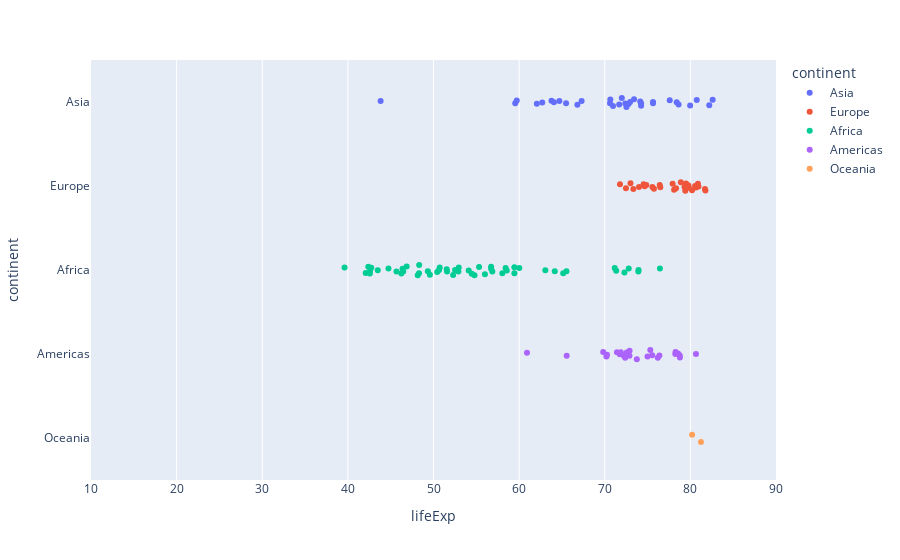

Source (notebook cell):
### Code cell
px.strip(df.query("year==2007"), x="lifeExp",y="continent", hover_name="country",color="continent", animation_frame="year",range_x=[10,90])

### Figure 1 — Plotly figure (JSON) as saved in the notebook; plotly's stock layout.template omitted (floating-point values rounded to 4 significant figures)
{"data": [{"alignmentgroup": "True", "boxpoints": "all", "fillcolor": "rgba(255,255,255,0)", "hoveron": "points", "hovertemplate": "<b>%{hovertext}</b><br><br>continent=%{y}<br>year=2007<br>lifeExp=%{x}<extra></extra>", "hovertext": ["Afghanistan", "Bahrain", "Bangladesh", "Cambodia", "China", "Hong Kong, China", "India", "Indonesia", "Iran", "Iraq", "Israel", "Japan", "Jordan", "Korea, Dem. Rep.", "Korea, Rep.", "Kuwait", "Lebanon", "Malaysia", "Mongolia", "Myanmar", "Nepal", "Oman", "Pakistan", "Philippines", "Saudi Arabia", "Singapore", "Sri Lanka", "Syria", "Taiwan", "Thailand", "Vietnam", "West Bank and Gaza", "Yemen, Rep."], "legendgroup": "Asia", "line": {"color": "rgba(255,255,255,0)"}, "marker": {"color": "#636efa"}, "name": "Asia", "offsetgroup": "Asia", "orientation": "h", "pointpos": 0, "showlegend": true, "type": "box", "x": [43.83, 75.64, 64.06, 59.72, 72.96, 82.21, 64.7, 70.65, 70.96, 59.55, 80.75, 82.6, 72.53, 67.3, 78.62, 77.59, 71.99, 74.24, 66.8, 62.07, 63.78, 75.64, 65.48, 71.69, 72.78, 79.97, 72.4, 74.14, 78.4, 70.62, 74.25, 73.42, 62.7], "x0": " ", "xaxis": "x", "y": ["Asia", "Asia", "Asia", "Asia", "Asia", "Asia", "Asia", "Asia", "Asia", "Asia", "Asia", "Asia", "Asia", "Asia", "Asia", "Asia", "Asia", "Asia", "Asia", "Asia", "Asia", "Asia", "Asia", "Asia", "Asia", "Asia", "Asia", "Asia", "Asia", "Asia", "Asia", "Asia", "Asia"], "y0": " ", "yaxis": "y"}, {"alignmentgroup": "True", "boxpoints": "all", "fillcolor": "rgba(255,255,255,0)", "hoveron": "points", "hovertemplate": "<b>%{hovertext}</b><br><br>continent=%{y}<br>year=2007<br>lifeExp=%{x}<extra></extra>", "hovertext": ["Albania", "Austria", "Belgium", "Bosnia and Herzegovina", "Bulgaria", "Croatia", "Czech Republic", "Denmark", "Finland", "France", "Germany", "Greece", "Hungary", "Iceland", "Ireland", "Italy", "Montenegro", "Netherlands", "Norway", "Poland", "Portugal", "Romania", "Serbia", "Slovak Republic", "Slovenia", "Spain", "Sweden", "Switzerland", "Turkey", "United Kingdom"], "legendgroup": "Europe", "line": {"color": "rgba(255,255,255,0)"}, "marker": {"color": "#EF553B"}, "name": "Europe", "offsetgroup": "Europe", "orientation": "h", "pointpos": 0, "showlegend": true, "type": "box", "x": [76.42, 79.83, 79.44, 74.85, 73.0, 75.75, 76.49, 78.33, 79.31, 80.66, 79.41, 79.48, 73.34, 81.76, 78.89, 80.55, 74.54, 79.76, 80.2, 75.56, 78.1, 72.48, 74.0, 74.66, 77.93, 80.94, 80.88, 81.7, 71.78, 79.42], "x0": " ", "xaxis": "x", "y": ["Europe", "Europe", "Europe", "Europe", "Europe", "Europe", "Europe", "Europe", "Europe", "Europe", "Europe", "Europe", "Europe", "Europe", "Europe", "Europe", "Europe", "Europe", "Europe", "Europe", "Europe", "Europe", "Europe", "Europe", "Europe", "Europe", "Europe", "Europe", "Europe", "Europe"], "y0": " ", "yaxis": "y"}, {"alignmentgroup": "True", "boxpoints": "all", "fillcolor": "rgba(255,255,255,0)", "hoveron": "points", "hovertemplate": "<b>%{hovertext}</b><br><br>continent=%{y}<br>year=2007<br>lifeExp=%{x}<extra></extra>", "hovertext": ["Algeria", "Angola", "Benin", "Botswana", "Burkina Faso", "Burundi", "Cameroon", "Central African Republic", "Chad", "Comoros", "Congo, Dem. Rep.", "Congo, Rep.", "Cote d'Ivoire", "Djibouti", "Egypt", "Equatorial Guinea", "Eritrea", "Ethiopia", "Gabon", "Gambia", "Ghana", "Guinea", "Guinea-Bissau", "Kenya", "Lesotho", "Liberia", "Libya", "Madagascar", "Malawi", "Mali", "Mauritania", "Mauritius", "Morocco", "Mozambique", "Namibia", "Niger", "Nigeria", "Reunion", "Rwanda", "Sao Tome and Principe", "Senegal", "Sierra Leone", "Somalia", "South Africa", "Sudan", "Swaziland", "Tanzania", "Togo", "Tunisia", "Uganda", "Zambia", "Zimbabwe"], "legendgroup": "Africa", "line": {"color": "rgba(255,255,255,0)"}, "marker": {"color": "#00cc96"}, "name": "Africa", "offsetgroup": "Africa", "orientation": "h", "pointpos": 0, "showlegend": true, "type": "box", "x": [72.3, 42.73, 56.73, 50.73, 52.3, 49.58, 50.43, 44.74, 50.65, 65.15, 46.46, 55.32, 48.33, 54.79, 71.34, 51.58, 58.04, 52.95, 56.73, 59.45, 60.02, 56.01, 46.39, 54.11, 42.59, 45.68, 73.95, 59.44, 48.3, 54.47, 64.16, 72.8, 71.16, 42.08, 52.91, 56.87, 46.86, 76.44, 46.24, 65.53, 63.06, 42.57, 48.16, 49.34, 58.56, 39.61, 52.52, 58.42, 73.92, 51.54, 42.38, 43.49], "x0": " ", "xaxis": "x", "y": ["Africa", "Africa", "Africa", "Africa", "Africa", "Africa", "Africa", "Africa", "Africa", "Africa", "Africa", "Africa", "Africa", "Africa", "Africa", "Africa", "Africa", "Africa", "Africa", "Africa", "Africa", "Africa", "Africa", "Africa", "Africa", "Africa", "Africa", "Africa", "Africa", "Africa", "Africa", "Africa", "Africa", "Africa", "Africa", "Africa", "Africa", "Africa", "Africa", "Africa", "Africa", "Africa", "Africa", "Africa", "Africa", "Africa", "Africa", "Africa", "Africa", "Africa", "Africa", "Africa"], "y0": " ", "yaxis": "y"}, {"alignmentgroup": "True", "boxpoints": "all", "fillcolor": "rgba(255,255,255,0)", "hoveron": "points", "hovertemplate": "<b>%{hovertext}</b><br><br>continent=%{y}<br>year=2007<br>lifeExp=%{x}<extra></extra>", "hovertext": ["Argentina", "Bolivia", "Brazil", "Canada", "Chile", "Colombia", "Costa Rica", "Cuba", "Dominican Republic", "Ecuador", "El Salvador", "Guatemala", "Haiti", "Honduras", "Jamaica", "Mexico", "Nicaragua", "Panama", "Paraguay", "Peru", "Puerto Rico", "Trinidad and Tobago", "United States", "Uruguay", "Venezuela"], "legendgroup": "Americas", "line": {"color": "rgba(255,255,255,0)"}, "marker": {"color": "#ab63fa"}, "name": "Americas", "offsetgroup": "Americas", "orientation": "h", "pointpos": 0, "showlegend": true, "type": "box", "x": [75.32, 65.55, 72.39, 80.65, 78.55, 72.89, 78.78, 78.27, 72.23, 74.99, 71.88, 70.26, 60.92, 70.2, 72.57, 76.19, 72.9, 75.54, 71.75, 71.42, 78.75, 69.82, 78.24, 76.38, 73.75], "x0": " ", "xaxis": "x", "y": ["Americas", "Americas", "Americas", "Americas", "Americas", "Americas", "Americas", "Americas", "Americas", "Americas", "Americas", "Americas", "Americas", "Americas", "Americas", "Americas", "Americas", "Americas", "Americas", "Americas", "Americas", "Americas", "Americas", "Americas", "Americas"], "y0": " ", "yaxis": "y"}, {"alignmentgroup": "True", "boxpoints": "all", "fillcolor": "rgba(255,255,255,0)", "hoveron": "points", "hovertemplate": "<b>%{hovertext}</b><br><br>continent=%{y}<br>year=2007<br>lifeExp=%{x}<extra></extra>", "hovertext": ["Australia", "New Zealand"], "legendgroup": "Oceania", "line": {"color": "rgba(255,255,255,0)"}, "marker": {"color": "#FFA15A"}, "name": "Oceania", "offsetgroup": "Oceania", "orientation": "h", "pointpos": 0, "showlegend": true, "type": "box", "x": [81.23, 80.2], "x0": " ", "xaxis": "x", "y": ["Oceania", "Oceania"], "y0": " ", "yaxis": "y"}], "layout": {"boxmode": "overlay", "legend": {"title": {"text": "continent"}, "tracegroupgap": 0}, "margin": {"t": 60}, "xaxis": {"anchor": "y", "domain": [0, 1], "range": [10, 90], "title": {"text": "lifeExp"}}, "yaxis": {"anchor": "x", "categoryarray": ["Oceania", "Americas", "Africa", "Europe", "Asia"], "categoryorder": "array", "domain": [0, 1], "title": {"text": "continent"}}}}
